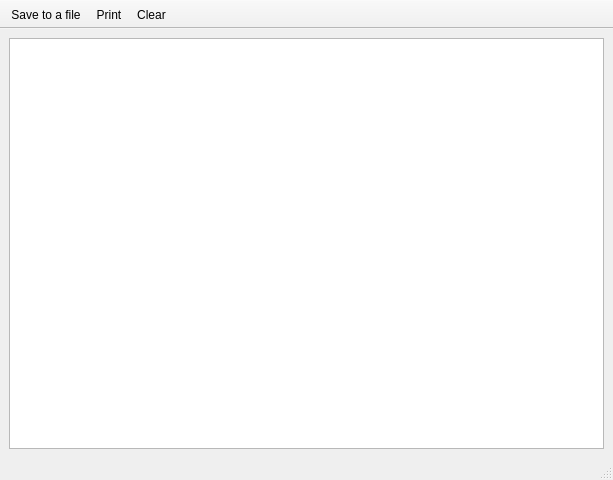
<?xml version="1.0" encoding="UTF-8"?>
<ui version="4.0">
 <class>OutputWindow</class>
 <widget class="QMainWindow" name="OutputWindow">
  <property name="geometry">
   <rect>
    <x>0</x>
    <y>0</y>
    <width>613</width>
    <height>480</height>
   </rect>
  </property>
  <property name="windowTitle">
   <string>RespeQt - Printer text output</string>
  </property>
  <property name="windowIcon">
   <iconset resource="../icons.qrc">
    <normaloff>:/icons/silk-icons/icons/printer.png</normaloff>:/icons/silk-icons/icons/printer.png</iconset>
  </property>
  <widget class="QWidget" name="centralwidget">
   <property name="sizePolicy">
    <sizepolicy hsizetype="Preferred" vsizetype="Preferred">
     <horstretch>0</horstretch>
     <verstretch>0</verstretch>
    </sizepolicy>
   </property>
   <layout class="QGridLayout" name="gridLayout">
    <item row="0" column="0">
     <widget class="QGraphicsView" name="printerGraphics">
      <property name="enabled">
       <bool>true</bool>
      </property>
      <property name="toolTip">
       <string>Atari Output (Graphics)</string>
      </property>
      <property name="statusTip">
       <string>Atari Output (Graphics)</string>
      </property>
     </widget>
    </item>
   </layout>
  </widget>
  <widget class="QStatusBar" name="statusbar"/>
  <widget class="QToolBar" name="toolBar">
   <property name="sizePolicy">
    <sizepolicy hsizetype="Fixed" vsizetype="Fixed">
     <horstretch>0</horstretch>
     <verstretch>0</verstretch>
    </sizepolicy>
   </property>
   <property name="windowTitle">
    <string>toolBar</string>
   </property>
   <property name="movable">
    <bool>false</bool>
   </property>
   <property name="iconSize">
    <size>
     <width>16</width>
     <height>16</height>
    </size>
   </property>
   <property name="floatable">
    <bool>false</bool>
   </property>
   <attribute name="toolBarArea">
    <enum>TopToolBarArea</enum>
   </attribute>
   <attribute name="toolBarBreak">
    <bool>false</bool>
   </attribute>
   <addaction name="actionSave"/>
   <addaction name="actionPrint"/>
   <addaction name="actionClear"/>
  </widget>
  <action name="actionSave">
   <property name="icon">
    <iconset resource="../icons.qrc">
     <normaloff>:/icons/silk-icons/icons/disk.png</normaloff>:/icons/silk-icons/icons/disk.png</iconset>
   </property>
   <property name="text">
    <string>Save to a file...</string>
   </property>
   <property name="toolTip">
    <string>Save contents to a file (Ctrl+S)</string>
   </property>
   <property name="statusTip">
    <string>Save contents to a file</string>
   </property>
   <property name="shortcut">
    <string>Ctrl+S</string>
   </property>
  </action>
  <action name="actionClear">
   <property name="icon">
    <iconset resource="../icons.qrc">
     <normaloff>:/icons/silk-icons/icons/page_white.png</normaloff>:/icons/silk-icons/icons/page_white.png</iconset>
   </property>
   <property name="text">
    <string>Clear</string>
   </property>
   <property name="toolTip">
    <string>Clear contents (Ctrl+C)</string>
   </property>
   <property name="statusTip">
    <string>Clear contents</string>
   </property>
   <property name="shortcut">
    <string>Ctrl+C</string>
   </property>
  </action>
  <action name="actionWord_wrap">
   <property name="checkable">
    <bool>true</bool>
   </property>
   <property name="checked">
    <bool>false</bool>
   </property>
   <property name="icon">
    <iconset resource="../icons.qrc">
     <normaloff>:/icons/silk-icons/icons/text_align_left.png</normaloff>:/icons/silk-icons/icons/text_align_left.png</iconset>
   </property>
   <property name="text">
    <string>Word wrap</string>
   </property>
   <property name="toolTip">
    <string>Toggle word wrapping (Ctrl+W)</string>
   </property>
   <property name="statusTip">
    <string>Toggle word wrapping</string>
   </property>
   <property name="shortcut">
    <string>Ctrl+W</string>
   </property>
  </action>
  <action name="actionPrint">
   <property name="icon">
    <iconset resource="../icons.qrc">
     <normaloff>:/icons/silk-icons/icons/printer.png</normaloff>:/icons/silk-icons/icons/printer.png</iconset>
   </property>
   <property name="text">
    <string>Print</string>
   </property>
   <property name="toolTip">
    <string>Send contents to printer (Ctrl+P)</string>
   </property>
   <property name="statusTip">
    <string>Send contents to printer</string>
   </property>
   <property name="shortcut">
    <string>Ctrl+P</string>
   </property>
  </action>
  <action name="actionAtasciiFont">
   <property name="icon">
    <iconset resource="../icons.qrc">
     <normaloff>:/icons/silk-icons/icons/font_go.png</normaloff>
     <normalon>:/icons/silk-icons/icons/font_go.png</normalon>:/icons/silk-icons/icons/font_go.png</iconset>
   </property>
   <property name="text">
    <string>Atascii Font</string>
   </property>
   <property name="toolTip">
    <string>Toggle ATASCII fonts (Alt+F)</string>
   </property>
   <property name="statusTip">
    <string>Toggle ATASCII fonts</string>
   </property>
   <property name="shortcut">
    <string>Alt+F</string>
   </property>
   <property name="visible">
    <bool>true</bool>
   </property>
   <property name="iconVisibleInMenu">
    <bool>true</bool>
   </property>
  </action>
  <action name="actionFont_Size">
   <property name="icon">
    <iconset resource="../icons.qrc">
     <normaloff>:/icons/oxygen-icons/16x16/actions/format_font_size_more.png</normaloff>
     <normalon>:/icons/oxygen-icons/16x16/actions/format_font_size_more.png</normalon>:/icons/oxygen-icons/16x16/actions/format_font_size_more.png</iconset>
   </property>
   <property name="text">
    <string>Font Size</string>
   </property>
   <property name="toolTip">
    <string>Toggle Font Size (6, 9, 12 pt) (Alt+Shift+F)</string>
   </property>
   <property name="statusTip">
    <string>Toggle Font Size (6, 9, 12 pt)</string>
   </property>
   <property name="shortcut">
    <string>Alt+Shift+F</string>
   </property>
   <property name="visible">
    <bool>true</bool>
   </property>
  </action>
  <action name="actionHideShow_Ascii">
   <property name="checkable">
    <bool>true</bool>
   </property>
   <property name="checked">
    <bool>false</bool>
   </property>
   <property name="icon">
    <iconset resource="../icons.qrc">
     <normaloff>:/icons/oxygen-icons/16x16/actions/view_right_close.png</normaloff>
     <normalon>:/icons/oxygen-icons/16x16/actions/view_right_close.png</normalon>:/icons/oxygen-icons/16x16/actions/view_right_close.png</iconset>
   </property>
   <property name="text">
    <string>Hide/Show Ascii</string>
   </property>
   <property name="toolTip">
    <string>Hide/Show Ascii Printer Output (Alt+Shift+H)</string>
   </property>
   <property name="statusTip">
    <string>Hide/Show Ascii Printer Output</string>
   </property>
   <property name="shortcut">
    <string>Alt+Shift+H</string>
   </property>
   <property name="visible">
    <bool>true</bool>
   </property>
  </action>
  <action name="actionHideShow_Atascii">
   <property name="checkable">
    <bool>true</bool>
   </property>
   <property name="checked">
    <bool>false</bool>
   </property>
   <property name="enabled">
    <bool>true</bool>
   </property>
   <property name="icon">
    <iconset resource="../icons.qrc">
     <normaloff>:/icons/oxygen-icons/16x16/actions/view_left_close.png</normaloff>
     <normalon>:/icons/oxygen-icons/16x16/actions/view_left_close.png</normalon>:/icons/oxygen-icons/16x16/actions/view_left_close.png</iconset>
   </property>
   <property name="text">
    <string>HideShow_Atascii</string>
   </property>
   <property name="toolTip">
    <string> Hide/Show Atascii Printer Output (Alt+H)</string>
   </property>
   <property name="statusTip">
    <string>Hide/Show Atascii Printer Output</string>
   </property>
   <property name="shortcut">
    <string>Alt+H</string>
   </property>
   <property name="visible">
    <bool>true</bool>
   </property>
  </action>
  <action name="actionStrip_Line_Numbers">
   <property name="enabled">
    <bool>true</bool>
   </property>
   <property name="icon">
    <iconset resource="../icons.qrc">
     <normaloff>:/icons/silk-icons/icons/cut_red.png</normaloff>:/icons/silk-icons/icons/cut_red.png</iconset>
   </property>
   <property name="text">
    <string>Strip Line Numbers</string>
   </property>
   <property name="toolTip">
    <string>Strip Line numbers from the text output (Ctrl-S)</string>
   </property>
   <property name="statusTip">
    <string>Strip Line numbers from the text output</string>
   </property>
   <property name="shortcut">
    <string>Ctrl+S</string>
   </property>
  </action>
 </widget>
 <resources>
  <include location="../icons.qrc"/>
 </resources>
 <connections/>
</ui>
